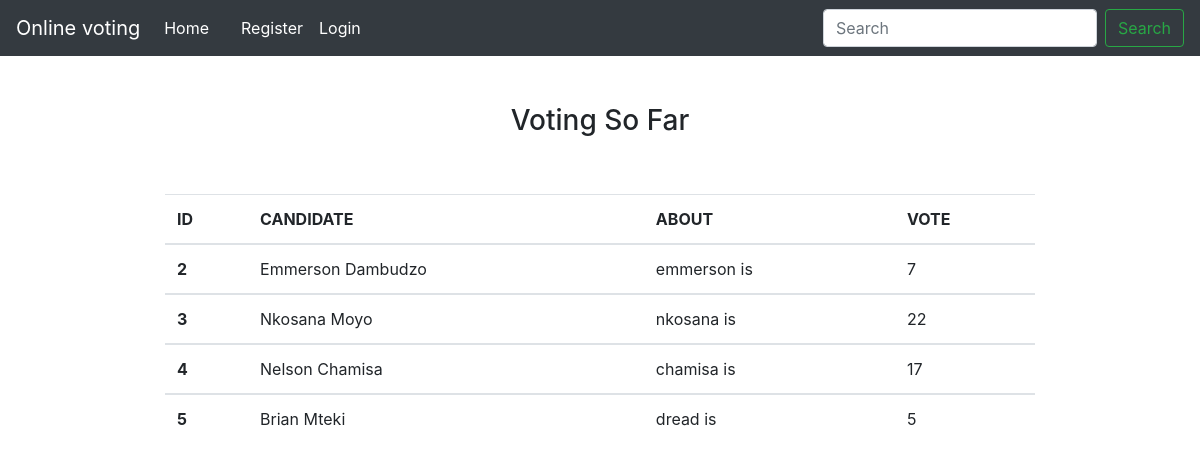
The page /lan_view.php on the database its author committed.
### tables this page shows
CREATE TABLE `languages` (
  `lan_id` int(100) NOT NULL,
  `fullname` varchar(25) NOT NULL,
  `about` varchar(255) NOT NULL,
  `votecount` int(255) NOT NULL
);

### lan_view.php (the view, shortened to what this page needs)
<?php
 include "header_lanview.php";
?>
<br>
	<br>
		<center><h3> Voting So Far  </h3></center>
	<br>
<br>
<center>
	<div class="form-group col-sm-9">
		<?php
			include "connection.php";
			$member = mysqli_query($con, 'SELECT * FROM languages' );
			if (mysqli_num_rows($member)== 0 ) {
				echo '<font color="red">No results found</font>';
			}
			else {
					echo '<center>
					<table class="table">
					<thead>
						<tr>
							<th scope="col">ID</td>
							<th scope="col">CANDIDATE</td>
							<th scope="col">ABOUT</td>
							<th scope="col">VOTE</td>
						</tr>
					</thead>';
					while($mb=mysqli_fetch_object($member))
							{
								$id=$mb->lan_id;
								$name=$mb->fullname;
								$about=$mb->about;
								$vote=$mb->votecount;
								echo '
								<tbody>
									<tr>';
										echo '<th scope="row">'.$id.'</th>';
										echo '<td>'.$name.'</td>';
										echo '<td>'.$about.'</td>';
										echo '<td>'.$vote.'</td>';
							echo "</tr>";
							}
							echo'
							</tbody>
							</table>
						</center>';
				}
	?>
	</div>
</center>

### rows shown on the page
languages: lan_id "2", fullname "Emmerson Dambudzo", about "emmerson is", votecount "7"
languages: lan_id "3", fullname "Nkosana Moyo", about "nkosana is", votecount "22"
languages: lan_id "4", fullname "Nelson Chamisa", about "chamisa is", votecount "17"
languages: lan_id "5", fullname "Brian Mteki", about "dread is", votecount "5"
